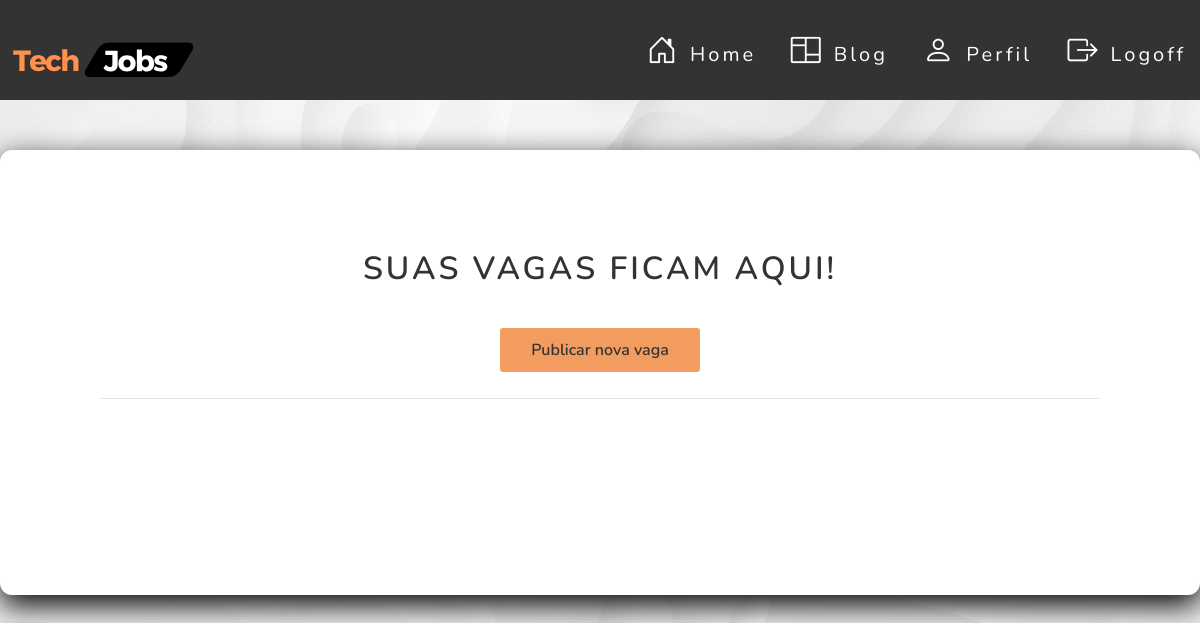
/vaga/index.php (signed in), run on an earlier commit of the app's database.
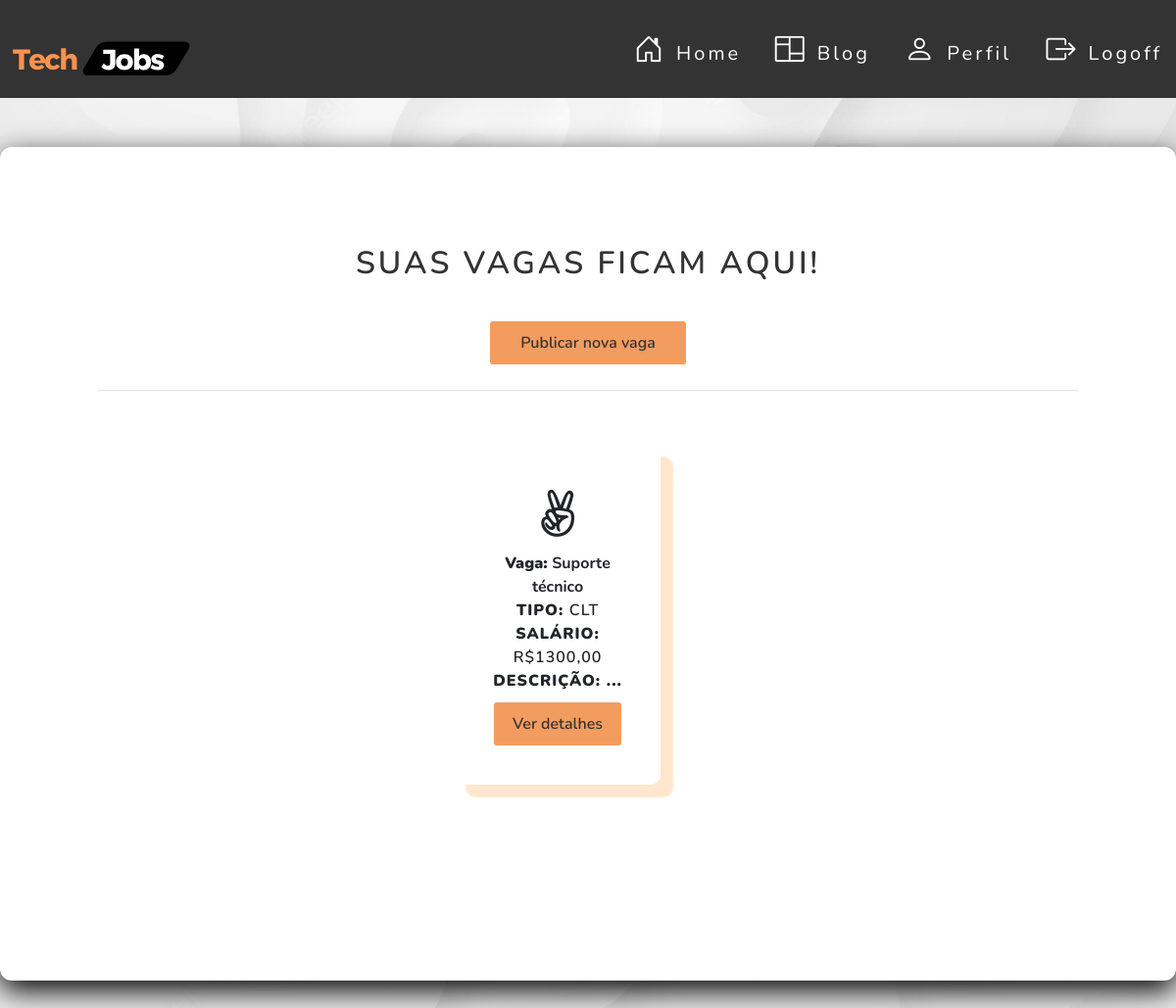
And on a later commit of the database.
### tables this page shows
CREATE TABLE `vaga` (
  `id` int(11) NOT NULL,
  `nome` varchar(50) NOT NULL,
  `tipo` varchar(30) NOT NULL,
  `descricao` longtext NOT NULL,
  `salario` varchar(50) NOT NULL,
  `carga_horaria` varchar(100) NOT NULL,
  `data_publicacao` date NOT NULL,
  `data_expiracao` date NOT NULL,
  `usuario_id` int(11) DEFAULT NULL
);

### src/database/conexao.php (called while the page is built)
<?php
class Conexao
{
    public static function getConexao()
    {
        try {
            return new PDO("mysql:host=127.0.0.1;dbname=techjobsdb", "root", "");
        } catch (\PDOException $e) {
            echo 'Error ao conectar com banco de dados. ' . $e->getMessage();
            return null;
        }
    }
}

### src/dao/vagadao.php (called while the page is built, shortened)
<?php
include_once __DIR__ . '/../database/conexao.php';
class VagaDAO
{
    private $dbh;
    public function __construct()
    {
        $this->dbh = Conexao::getConexao();
    }
    public function getByUsuarioId(int $usuario_id)
    {
        $query = ("SELECT * FROM vaga WHERE usuario_id = :usuario_id");
        $stmt = $this->dbh->prepare($query);
        $stmt->bindParam(":usuario_id", $usuario_id);
        $stmt->execute();
        $rows = $stmt->fetchAll(PDO::FETCH_ASSOC);
        $this->dbh = null;
        return $rows;
    }
}

### vaga/vagas_empresa.php (the view, shortened to what this page needs)
<?php
require_once __DIR__ . '/../src/dao/vagadao.php';
require_once __DIR__ . '/../layouts/headerlogin.php';
$usuario_id = $id;
$dao = new VagaDAO();
$vagas = $dao->getByUsuarioId($usuario_id);
?>
<link rel="stylesheet" href="https://maxcdn.bootstrapcdn.com/bootstrap/4.0.0/css/bootstrap.min.css"
>
<link href="../assets/css/button.css" rel="stylesheet">
<link href="../assets/css/style.css" rel="stylesheet">
<link href="../assets/css/usuario.css" rel="stylesheet">
<link rel="stylesheet" href="https://cdn.jsdelivr.net/npm/bootstrap-icons@1.11.1/font/bootstrap-icons.css">
<link href=" https://cdn.datatables.net/1.13.6/css/jquery.dataTables.min.css" rel="stylesheet" type="text/css" />
<main class="main-blog">
        <div class="card-vaga">
            <header>
                <h2>Suas vagas ficam aqui!</h2>
            </header>
            <section class="section__btn">
                <a class="btn-orange" href="create.php">Publicar nova vaga</a>
            </section>
            <hr>
            <div class="container">
                <div class="row text ">
                    <div class="col-md-12">
                        <div class="card-body font-weight-bold card-vaga-main">
                            <div class="card-vaga-box">
                                <div class="main-blog-content">
                                    <?php
                                    foreach ($vagas
                                    as $vaga) { ?>
                                    <article>
                                        <div class="icon"><i class="fa fa-3x fa-angellist"></i></div>
                                        <div class="content" title="<?= $vaga['descricao'] ?>">
                                            <?php echo '<strong>Vaga: </strong>' . $vaga['nome'] ?><br>
                                            <p>
                                                <?php echo '<strong>Tipo: </strong> ' . $vaga['tipo'] ?><br>
                                                <?php echo '<strong>Salário: </strong> ' . $vaga['salario'] ?><br>
                                                <?php echo '<strong>Descrição: ...</strong> '; ?>
                                            </p>
                                            <span>
                                                <a href="../vaga/candidatar.php?id=<?= $vaga['id'] ?>">
                                                    <button type="submit" class="btn-orange">Ver detalhes</button>
                                                </a>
                                            </span>
                                        </div>
                                    </article>
                                    <?php } ?>
                                </div>
                            </div>
                        </div>
                    </div>
                </div>
            </div>
        </div>
</main>

What changed in the data, as far as the page shows it:
added vaga: nome "Suporte técnico", tipo "CLT", salario "R$1300,00"
